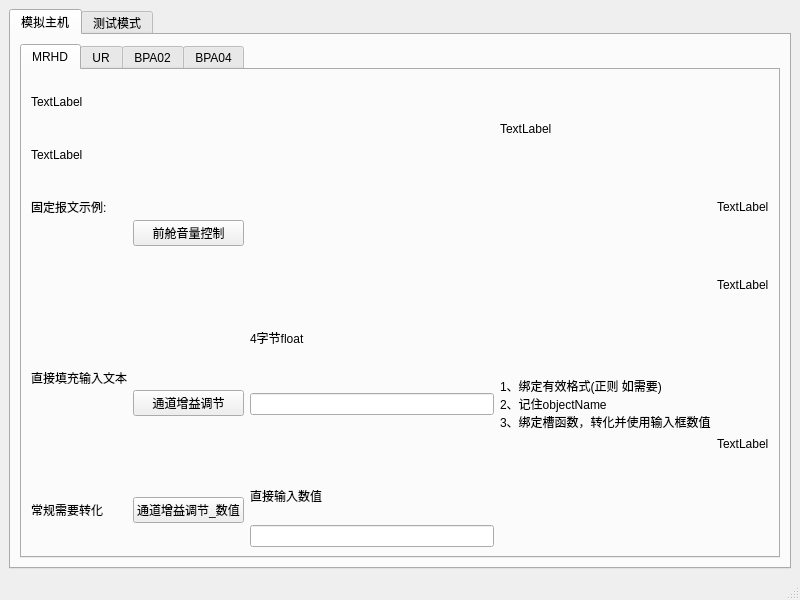
<?xml version="1.0" encoding="UTF-8"?>
<ui version="4.0">
 <class>ProjectWindow</class>
 <widget class="QMainWindow" name="ProjectWindow">
  <property name="geometry">
   <rect>
    <x>0</x>
    <y>0</y>
    <width>800</width>
    <height>600</height>
   </rect>
  </property>
  <property name="windowTitle">
   <string>MainWindow</string>
  </property>
  <widget class="QWidget" name="centralwidget">
   <layout class="QGridLayout" name="gridLayout">
    <item row="0" column="0">
     <widget class="QTabWidget" name="tabWidget">
      <property name="currentIndex">
       <number>0</number>
      </property>
      <widget class="QWidget" name="tab">
       <attribute name="title">
        <string>模拟主机</string>
       </attribute>
       <layout class="QGridLayout" name="gridLayout_2">
        <item row="0" column="0">
         <widget class="QTabWidget" name="tabWidget_1_1">
          <property name="currentIndex">
           <number>0</number>
          </property>
          <widget class="QWidget" name="tab_1_1">
           <attribute name="title">
            <string>MRHD</string>
           </attribute>
           <layout class="QGridLayout" name="gridLayout_3">
            <item row="0" column="0" colspan="3">
             <widget class="QLabel" name="label_test">
              <property name="text">
               <string>TextLabel</string>
              </property>
             </widget>
            </item>
            <item row="0" column="3" rowspan="2">
             <widget class="QLabel" name="label_3">
              <property name="text">
               <string>TextLabel</string>
              </property>
             </widget>
            </item>
            <item row="1" column="0" colspan="3">
             <widget class="QLabel" name="label_2">
              <property name="text">
               <string>TextLabel</string>
              </property>
             </widget>
            </item>
            <item row="2" column="0">
             <widget class="QLabel" name="label_4">
              <property name="text">
               <string>固定报文示例:</string>
              </property>
             </widget>
            </item>
            <item row="2" column="1" rowspan="2">
             <widget class="QPushButton" name="pushButton_F_vol_ctrl">
              <property name="text">
               <string>前舱音量控制</string>
              </property>
             </widget>
            </item>
            <item row="2" column="4">
             <widget class="QLabel" name="label_9">
              <property name="text">
               <string>TextLabel</string>
              </property>
             </widget>
            </item>
            <item row="3" column="4" rowspan="2">
             <widget class="QLabel" name="label_10">
              <property name="text">
               <string>TextLabel</string>
              </property>
             </widget>
            </item>
            <item row="4" column="2" rowspan="2">
             <widget class="QLabel" name="label_7">
              <property name="text">
               <string>4字节float</string>
              </property>
             </widget>
            </item>
            <item row="5" column="0" rowspan="2">
             <widget class="QLabel" name="label_5">
              <property name="text">
               <string>直接填充输入文本</string>
              </property>
             </widget>
            </item>
            <item row="5" column="1" rowspan="3">
             <widget class="QPushButton" name="pushButton_set_gain">
              <property name="text">
               <string>通道增益调节</string>
              </property>
             </widget>
            </item>
            <item row="5" column="3" rowspan="3">
             <widget class="QLabel" name="label_8">
              <property name="text">
               <string>1、绑定有效格式(正则 如需要)
2、记住objectName
3、绑定槽函数，转化并使用输入框数值</string>
              </property>
             </widget>
            </item>
            <item row="6" column="2">
             <widget class="QLineEdit" name="lineEdit_gain_byte4"/>
            </item>
            <item row="7" column="4">
             <widget class="QLabel" name="label_11">
              <property name="text">
               <string>TextLabel</string>
              </property>
             </widget>
            </item>
            <item row="8" column="0" rowspan="2">
             <widget class="QLabel" name="label_6">
              <property name="text">
               <string>常规需要转化</string>
              </property>
             </widget>
            </item>
            <item row="8" column="1" rowspan="2">
             <widget class="QPushButton" name="pushButton_set_gain_double">
              <property name="text">
               <string>通道增益调节_数值</string>
              </property>
             </widget>
            </item>
            <item row="8" column="2">
             <widget class="QLabel" name="label">
              <property name="text">
               <string>直接输入数值</string>
              </property>
             </widget>
            </item>
            <item row="9" column="2">
             <widget class="QLineEdit" name="lineEdit_gain_double"/>
            </item>
           </layout>
          </widget>
          <widget class="QWidget" name="tab_4">
           <attribute name="title">
            <string>UR</string>
           </attribute>
          </widget>
          <widget class="QWidget" name="tab_3">
           <attribute name="title">
            <string>BPA02</string>
           </attribute>
          </widget>
          <widget class="QWidget" name="tab_7">
           <attribute name="title">
            <string>BPA04</string>
           </attribute>
          </widget>
         </widget>
        </item>
       </layout>
      </widget>
      <widget class="QWidget" name="tab_2">
       <attribute name="title">
        <string>测试模式</string>
       </attribute>
       <layout class="QVBoxLayout" name="verticalLayout_2">
        <item>
         <widget class="QTabWidget" name="tabWidget_1_2">
          <property name="currentIndex">
           <number>0</number>
          </property>
          <widget class="QWidget" name="tab_5">
           <attribute name="title">
            <string>Tab 1</string>
           </attribute>
          </widget>
          <widget class="QWidget" name="tab_6">
           <attribute name="title">
            <string>Tab 2</string>
           </attribute>
          </widget>
         </widget>
        </item>
       </layout>
      </widget>
     </widget>
    </item>
   </layout>
  </widget>
  <widget class="QMenuBar" name="menubar">
   <property name="geometry">
    <rect>
     <x>0</x>
     <y>0</y>
     <width>800</width>
     <height>21</height>
    </rect>
   </property>
  </widget>
  <widget class="QStatusBar" name="statusbar"/>
 </widget>
 <resources/>
 <connections/>
</ui>
